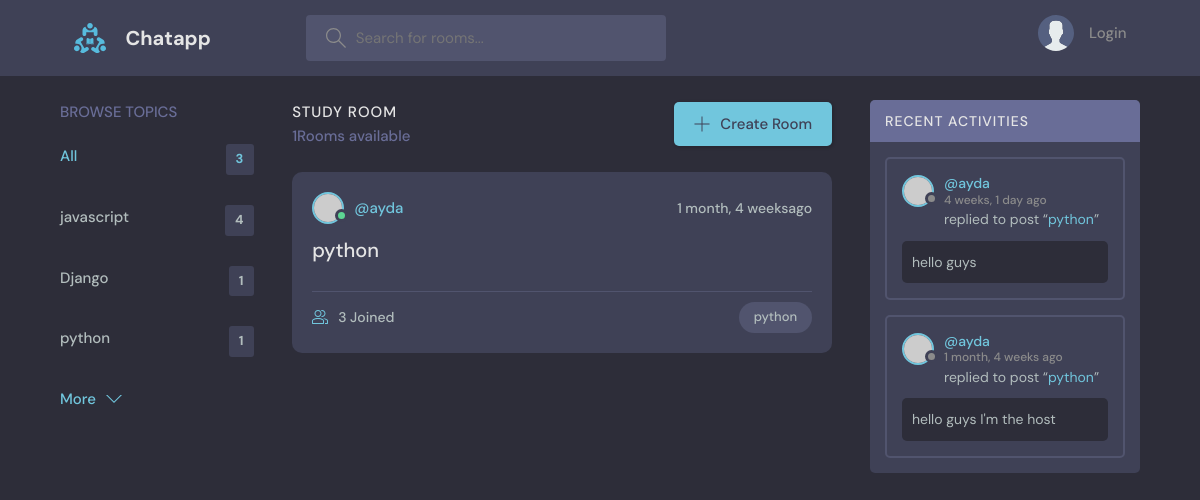
The page /?q=python on the database its author committed.
### base/models.py (models this page shows, shortened)
class Topic(models.Model):
    name=models.CharField(max_length=200)

class Room(models.Model):
    host=models.ForeignKey(User,on_delete=models.SET_NULL,null=True)
    topic=models.ForeignKey(Topic, on_delete=models.SET_NULL,null=True)
    name=models.CharField(max_length=300)
    description=models.TextField(null=True,blank=True)
    participants=models.ManyToManyField(User,related_name='paricipants',blank=True)
    updated=models.DateTimeField(auto_now=True)
    created=models.DateTimeField(auto_now_add=True)
    class Meta:
        ordering=['-updated','-created']
    def __str__(self):
        return self.name

class Message(models.Model):
    user=models.ForeignKey(User, on_delete=models.CASCADE)
    room=models.ForeignKey(Room,on_delete=models.CASCADE)
    body=models.TextField()
    updated=models.DateTimeField(auto_now=True)
    created=models.DateTimeField(auto_now_add=True)
    class Meta:
        ordering=['-updated','-created']
    def __str__(self):
        return self.body[0:50]

### base/views.py (the view)
# urls.py: path('',views.home, name='home'),
def home(request):
    q= request.GET.get('q') if request.GET.get('q') !=None else ''
    rooms=Room.objects.filter(Q(topic__name__icontains=q)| Q(name__icontains=q)| Q(description__icontains=q))
    topics=Topic.objects.all()
    rooms_count=rooms.count()
    room_messages=Message.objects.filter(Q(room__topic__name__icontains=q))
    context={'rooms':rooms,'topics':topics,'rooms_count':rooms_count ,'room_messages':room_messages}
    return render(request,'base/index.html',context)

### base/templates/base/index.html (shortened to what this page needs)
{% extends 'main.html'%}
   {% block content%}
    <main class="layout layout--3">
      <div class="container">
        {% include 'base/topics_component.html'%}
        <div class="roomList">
          <div class="roomList__header">
            <div>
              <h2>Study Room</h2>
              <p> {{rooms_count}}Rooms available</p>
            </div>
            <a class="btn btn--main" href="{% url 'createRoom'%}">
              <svg version="1.1" xmlns="http://www.w3.org/2000/svg" width="32" height="32" viewBox="0 0 32 32">
                <title>add</title>
                <path
                  d="M16.943 0.943h-1.885v14.115h-14.115v1.885h14.115v14.115h1.885v-14.115h14.115v-1.885h-14.115v-14.115z"
                ></path>
              </svg>
              Create Room
            </a>
          </div>
          {% include 'base/feed_component.html'%}
        </div>
        {% include 'base/activity_component.html'%}
      </div>
    </main>
    {% endblock content %}

### base/templates/base/topics_component.html
<div class="topics">
  <div class="topics__header">
    <h2>Browse Topics</h2>
  </div>
  <ul class="topics__list">
    <li>
      <a href="{% url 'home'%}" class="active">All <span>{{topics.count}}</span></a>
    </li>
    {% for topic in topics%}
    <li>
      <a href="{% url 'home'%}?q={{topic.name}}">{{topic.name}} <span>{{topic.room_set.all.count}}</span></a>
    </li>
    {% endfor%}
  </ul>
  <a class="btn btn--link" href="topics.html">
    More
    <svg version="1.1" xmlns="http://www.w3.org/2000/svg" width="32" height="32" viewBox="0 0 32 32">
      <title>chevron-down</title>
      <path d="M16 21l-13-13h-3l16 16 16-16h-3l-13 13z"></path>
    </svg>
  </a>
</div>

### base/templates/base/feed_component.html (shortened to what this page needs)
{% for room in rooms%}
<div class="roomListRoom">
  <div class="roomListRoom__header">
    <a href="{% url 'userProfile' room.host.id %}" class="roomListRoom__author">
      <div class="avatar avatar--small active">
        <img src="https://randomuser.me/api/portraits/men/11.jpg" />
      </div>
      <span>@{{room.host.username}}</span>
    </a>
    <div class="roomListRoom__actions">
      <span>{{room.created|timesince}}ago</span>
    </div>
  </div>
  <div class="roomListRoom__content">
    <a href="{% url 'room' room.id %}">{{room.name}}</a>
  </div>
  <div class="roomListRoom__meta">
    <a href="{% url 'room' room.id %}" class="roomListRoom__joined">
     {{room.participants.all.count}} Joined
    </a>
    <p class="roomListRoom__topic">{{room.topic.name}}</p>
  </div>
</div>
{% endfor%}

### base/templates/base/activity_component.html (shortened to what this page needs)
 <div class="activities">
  <div class="activities__header">
    <h2>Recent Activities</h2>
  </div>
  {%for message in room_messages %}
  <div class="activities__box">
    <div class="activities__boxHeader roomListRoom__header">
      <a href="{% url 'userProfile' message.user.id %}" class="roomListRoom__author">
        <div class="avatar avatar--small">
          <img src="https://randomuser.me/api/portraits/women/11.jpg" />
        </div>
        <p>
          @{{message.user}}
          <span>{{message.created|timesince}} ago</span>
        </p>
      </a>
    </div>
    <div class="activities__boxContent">
      <p>replied to post “<a href="{% url 'room' message.room.id %}">{{message.room}}</a>”</p>
      <div class="activities__boxRoomContent">
        {{message}}
        </div>
    </div>
  </div>
  {% endfor %}
</div>

### rows shown on the page
Topic: name "javascript", room_set.all.count "4"
Topic: name "Django", room_set.all.count "1"
Topic: name "python", room_set.all.count "1"
Room: host.username "ayda", created "1 month, 4 weeks", name "python", participants.all.count "3", topic.name "python"
Message: user "ayda", created "4 weeks, 1 day", room "python", body "hello guys"
Message: user "ayda", created "1 month, 4 weeks", room "python", body "hello guys I'm the host"

### other values the page prints
{{ topics.count }} "3"
{{ rooms_count }} "1"
